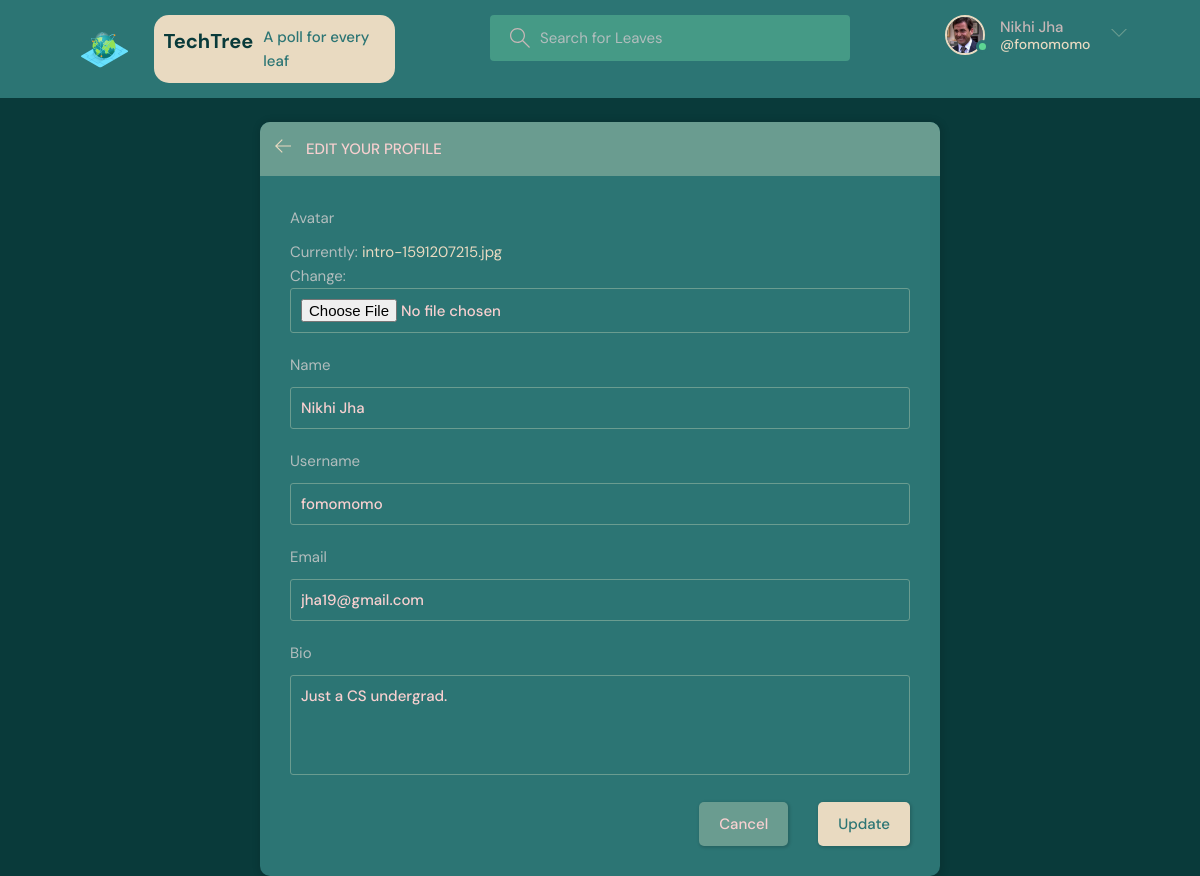
The app's page /update-user/ (signed in) with its own data.
### base/models.py (models this page shows)
class User(AbstractUser):
    name = models.CharField(max_length=200, null=True)
    email = models.EmailField(unique=True, null=True)
    bio = models.TextField(null=True)
    avatar = models.ImageField(null=True, default="avatar.svg")
    USERNAME_FIELD = 'email'
    REQUIRED_FIELDS = ['username']

### base/views.py (the view)
# urls.py: path('update-user/', views.updateUser, name="update-user"),
@login_required(login_url='login')
def updateUser(request):
    user = request.user
    form = UserForm(instance=user)
    if request.method == 'POST':
        form = UserForm(request.POST, request.FILES, instance=user)
        if form.is_valid():
            form.save()
            return redirect('user-profile', pk=user.id)
    return render(request, 'base/update-user.html', {'form': form})

### base/forms.py
class UserForm(ModelForm):
    class Meta:
        model = User
        fields = ['avatar', 'name', 'username', 'email', 'bio']

### base/templates/base/update-user.html (shortened to what this page needs)
{% extends 'main.html' %}
{% block content %}
<main class="update-account layout">
  <div class="container">
    <div class="layout__box">
      <div class="layout__boxHeader">
        <div class="layout__boxTitle">
          <a href="{% url 'home' %}">
            <svg version="1.1" xmlns="http://www.w3.org/2000/svg" width="32" height="32" viewBox="0 0 32 32">
              <title>arrow-left</title>
              <path
                d="M13.723 2.286l-13.723 13.714 13.719 13.714 1.616-1.611-10.96-10.96h27.625v-2.286h-27.625l10.965-10.965-1.616-1.607z">
              </path>
            </svg>
          </a>
          <h3>Edit your profile</h3>
        </div>
      </div>
      <div class="layout__body">
        <form class="form" action="" method="POST" enctype="multipart/form-data">
          {% for field in form %}
          <div class="form__group">
            <label for="profile_pic">{{field.label}}</label>
            {{field}}
          </div>
          {% endfor %}
          <div class="form__action">
            <a class="btn btn--dark" href="index.html">Cancel</a>
            <button class="btn btn--main" type="submit">Update</button>
          </div>
        </form>
      </div>
    </div>
  </div>
</main>
{% endblock content %}

### templates/navbar.html (shortened to what this page needs)
{% load static %}
<header class="header header--loggedIn">
    <div class="container">
        <a href="{% url 'home' %}" class="header__logo">
            <img src="{% static 'images/world.svg' %}"/>
            <div class="header__logo__text">
                <h1>TechTree</h1>
                <span>A poll for every leaf</span>
            </div>
        </a>
        <form class="header__search" method="GET" action="{% url 'home' %}">
            <label>
                <input name="q" placeholder="Search for Leaves" />
            </label>
        </form>
        <nav class="header__menu">
            {% if request.user.is_authenticated %}
            <div class="header__user">
                <a href="{% url 'update-user' %}">
                    <div class="avatar avatar--medium active">
                        <img src="{{request.user.avatar.url}}" />
                    </div>
                    <p>{{request.user.name}} <span>@{{request.user.username}}</span></p>
                </a>
                <button class="dropdown-button">
                    <svg version="1.1" xmlns="http://www.w3.org/2000/svg" width="32" height="32" viewBox="0 0 32 32">
                        <title>chevron-down</title>
                        <path d="M16 21l-13-13h-3l16 16 16-16h-3l-13 13z"></path>
                    </svg>
                </button>
            </div>
            {% else %}
            <a href="{% url 'login' %}">
                <img src="{% static 'images/avatar.svg' %}" />
                <p>Login</p>
            </a>
            {% endif %}
        </nav>
    </div>
</header>

### records on screen
User: user.avatar (picture), user.name "Nikhi Jha", user.username "fomomomo", form "Nikhi Jha" "fomomomo" "jha19@gmail.com" "Just a CS undergrad."

### other values on screen
{{ field.label }} "Avatar" "Name" "Username" "Email" "Bio"
